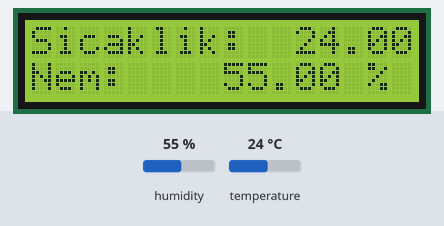
Recording of a sketch running on a simulated Arduino Uno, built with avr-gcc and run on an emulated ATmega328P. Shown: 16×2 character LCD. The inputs (shaded band) are chosen by the test bench; at power-on: humidity 55 %, temperature 24 °C.

Above: at 1.2 s.
1.3 s: humidity set to 22 %
At 2.7 s:
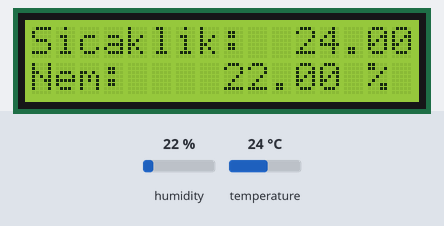
3.6 s: temperature set to 12 °C
At 5.4 s:
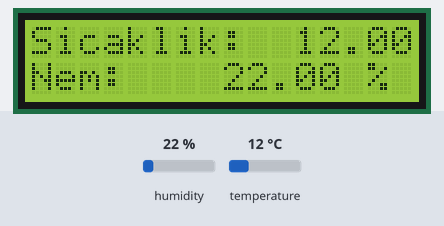
5.7 s: humidity set to 40 %
At 7.4 s:
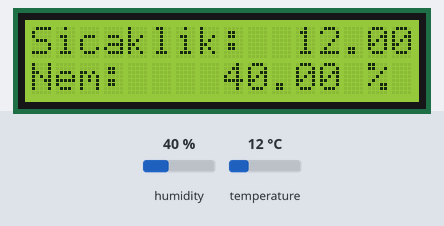
7.8 s: temperature set to 19 °C
At 9.2 s:
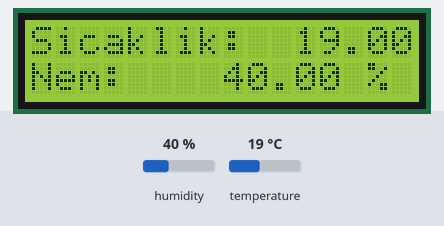
Timing chart, 0 to 10.8 s (numbered marks = the images above; inputs shaded):
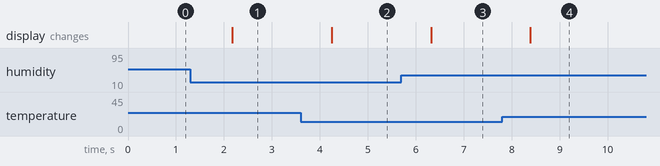

Measured:
- after the input at 1.3 s, the display: changes after 0.88 s (image 1)
- after the input at 3.6 s, the display: changes after 0.65 s (image 2)
- after the input at 5.7 s, the display: changes after 0.62 s (image 3)
- after the input at 7.8 s, the display: changes after 0.59 s (image 4)

The sketch:

dht22.ino
```cpp
//Hilmi Ogün SEYREK
//ogunseyrek@gmail.com

#include <Wire.h>
#include <dht.h>
#include <LiquidCrystal_I2C.h>

LiquidCrystal_I2C lcd(0x27, 16, 2);

#define pin 3
dht DHT;

void setup() {
Serial.begin(9600);
lcd.begin();
lcd.backlight();
lcd.clear();
}

void loop() {
 int readData = DHT.read22(pin);
 float t = DHT.temperature;
 float h = DHT.humidity;
 lcd.setCursor(0,0);
 lcd.print("Sicaklik: ");
 lcd.setCursor(11,0);
 lcd.print(t);
 lcd.print(" C");
 lcd.setCursor(0,1);
 lcd.print("Nem: ");
 lcd.setCursor(8,1);
 lcd.print(h);
 lcd.print(" %");
 delay(1000);
}
```
